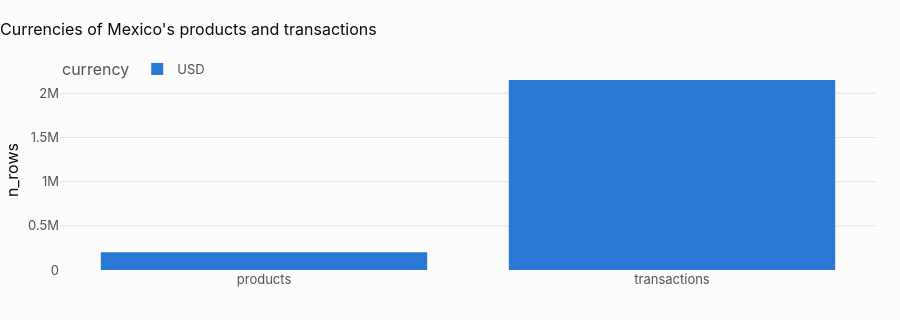

Notebook code cell kept with this figure:
### Markdown cell above
## 3 · The country at a glance (raw bronze)

### Code cell
glance = pl.con.sql(f"""
    with c as (select * from read_parquet('{pl.lake}/bronze_raw/customers/*/*.parquet', union_by_name = true)),
         p as (select * from read_parquet('{pl.lake}/bronze_raw/products/*/*.parquet', union_by_name = true)),
         t as (select * from read_parquet('{pl.lake}/bronze_raw/transactions/*/*.parquet', union_by_name = true))
    select (select count(*) from c) as customers, (select count(*) from p) as products,
           (select count(*) from t) as transactions,
           round((select count(*) from t) / (select count(*) from c) / 35.0, 3) as tx_per_customer_month
    """).df()
show(glance, paging=False)
cur = pl.con.sql(f"""
    select 'products' as entity, currency, count(*) as n_rows
    from read_parquet('{pl.lake}/bronze_raw/products/*/*.parquet', union_by_name = true) group by all
    union all
    select 'transactions', currency, count(*)
    from read_parquet('{pl.lake}/bronze_raw/transactions/*/*.parquet', union_by_name = true) group by all
    order by 1, 3 desc""").df()
fig = px.bar(
    cur,
    x="entity",
    y="n_rows",
    color="currency",
    barmode="stack",
    title=f"Currencies of {CTRY.name}'s products and transactions",
)
fig.update_layout(height=320, xaxis_title=None)
fig.show()
loc = cur[(cur.entity == "transactions")].set_index("currency")["n_rows"]
local_share = 100 * loc.get(CTRY.home_currency, 0) / loc.sum()
display(
    Markdown(
        f"**{local_share:.1f} % of {CTRY.name}'s transactions are in {CTRY.home_currency}**, the rest in "
        + ", ".join(
            f"{k} ({100 * v / loc.sum():.1f} %)" for k, v in loc.items() if k != CTRY.home_currency
        )
        + ". "
        + (
            "There are no peso accounts at all: Mexican customers bank in US dollars, while their incomes are reported in "
            "pesos. Every income-based ratio must convert incomes, never amounts."
            if local_share == 0
            else "Amounts must be analysed per currency (or converted): pooling pesos and dollars mixes two scales that differ "
            "by orders of magnitude."
        )
    )
)

### Figure 1 — Plotly figure (JSON) as saved in the notebook; plotly's stock layout.template omitted (floating-point values rounded to 4 significant figures)
{"data": [{"hovertemplate": "currency=USD<br>entity=%{x}<br>n_rows=%{y}<extra></extra>", "legendgroup": "USD", "marker": {"color": "#2a78d6", "pattern": {"shape": ""}}, "name": "USD", "orientation": "v", "showlegend": true, "textposition": "auto", "type": "bar", "x": ["products", "transactions"], "xaxis": "x", "y": [200398, 2150940], "yaxis": "y"}], "layout": {"barmode": "stack", "height": 320, "legend": {"title": {"text": "currency"}, "tracegroupgap": 0}, "title": {"text": "Currencies of Mexico's products and transactions"}, "xaxis": {"anchor": "y", "domain": [0.0, 1.0], "title": {}}, "yaxis": {"anchor": "x", "domain": [0.0, 1.0], "title": {"text": "n_rows"}}}}
